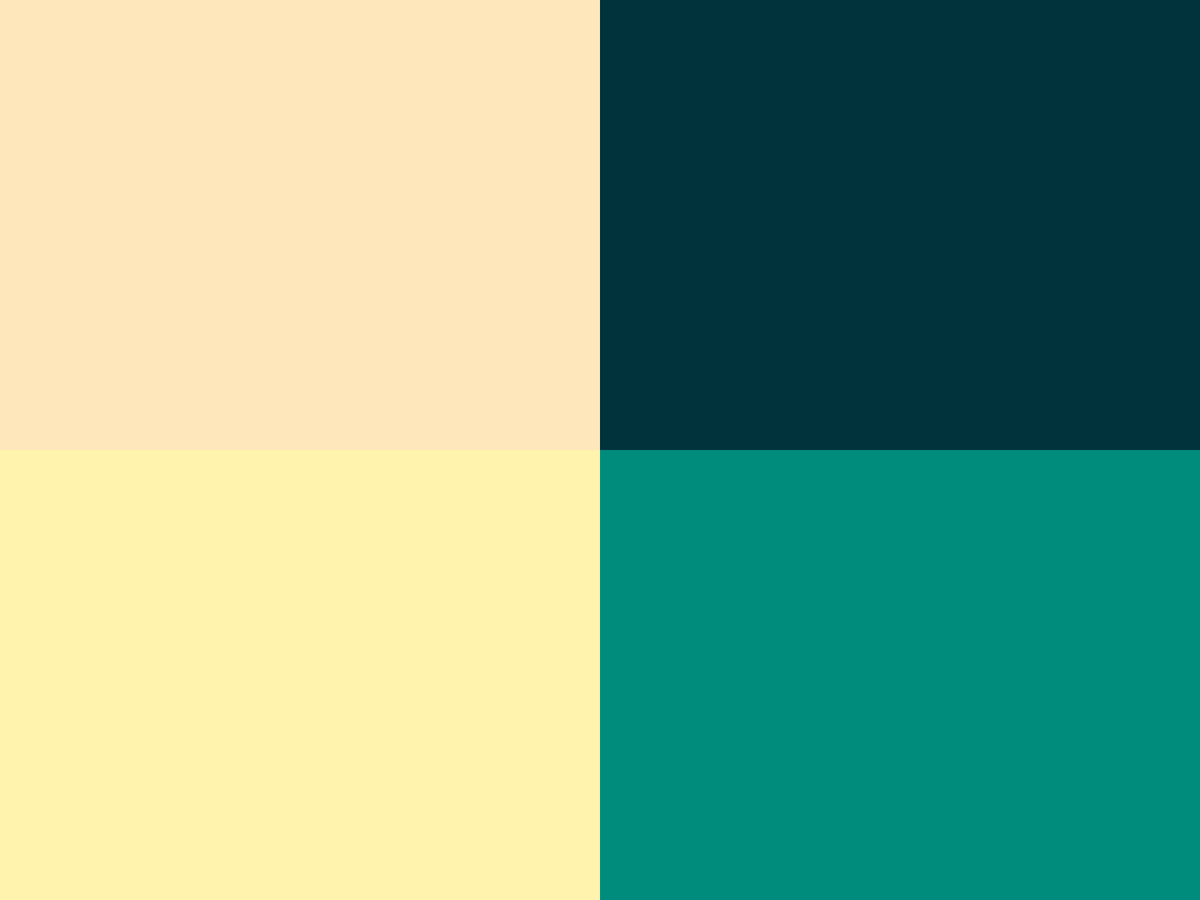
Frame 1 (no input)
Frame 60 (the mouse pressed at the canvas centre just before this capture): identical to frame 1, image omitted
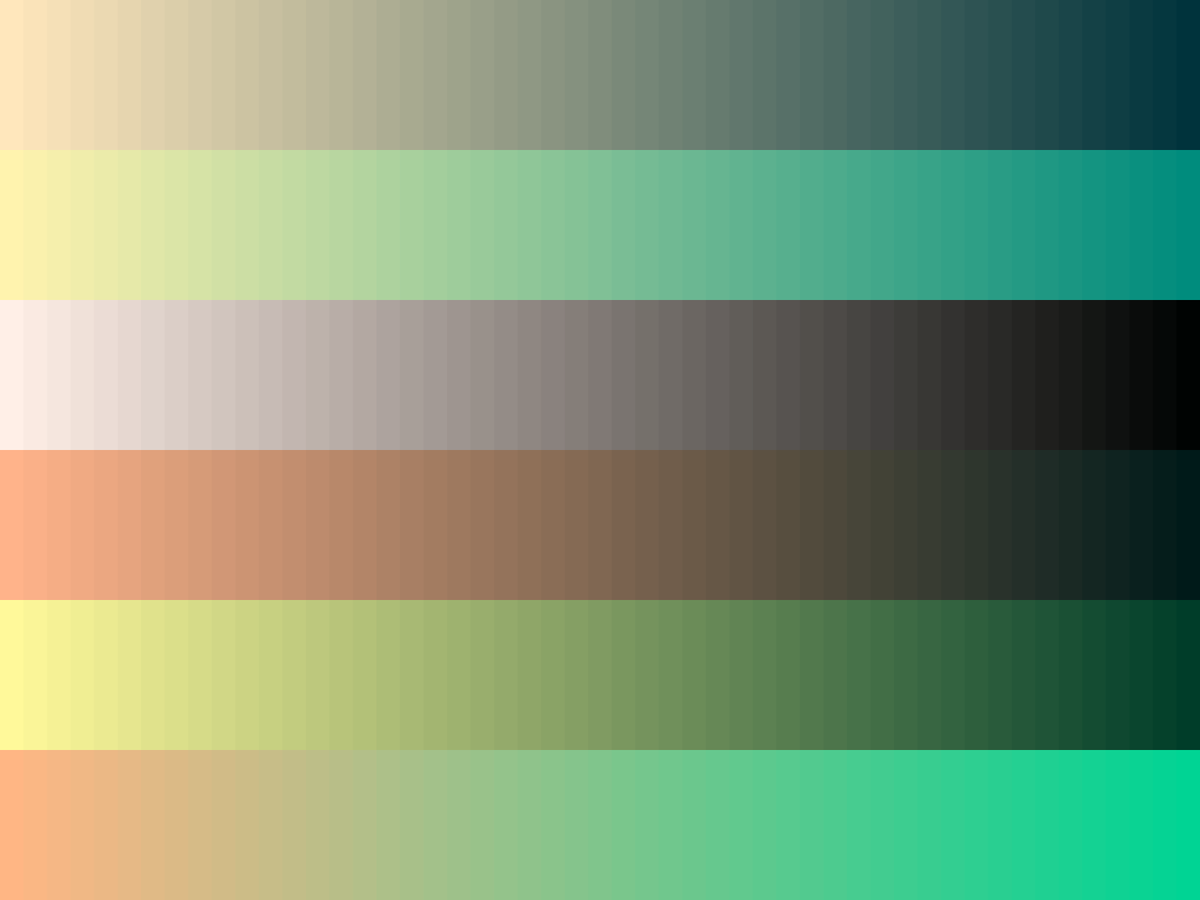
Frame 120 (the mouse held since frame 60 and released just before this capture)

The Processing sketch that drew these frames (run headless with seeded random() and noise(); from frame 60 on, the mouse is pressed at the canvas centre):

// Processing sketch: sketch_210604g
// ── sketch_210604g.pde

int tileCountX = 2;
int tileCountY = 10;

color[] colorsLeft = new color[tileCountY];
color[] colorsRight = new color[tileCountY];
color[] colors;

void setup() {
  fullScreen();
  colorMode(HSB, 360, 100, 100, 100);
  noStroke();
  shakeColors();
}

void draw() {
  tileCountX = (int) map(mouseX, 0, width, 2, 100);
  tileCountY = (int) map(mouseY, 0, height, 2, 10);
  float tileWidth = width / (float) tileCountX;
  float tileHeight = height / (float) tileCountY;
  color interCol;
  
  colors = new color[tileCountX*tileCountY];
  int i = 0;
  for (int gridY = 0; gridY < tileCountY; gridY++) {
    color col1 = colorsLeft[gridY];
    color col2 = colorsRight[gridY];
    for (int gridX = 0; gridX < tileCountX; gridX++) {
      float amount = map(gridX, 0, tileCountX - 1, 0, 1);
      colorMode(RGB,255,255,255,255);
      interCol = lerpColor(col1,col2, amount); 
      colorMode(HSB,360,100,100,100);
      fill(interCol);
      float posX = tileWidth*gridX;
      float posY = tileHeight*gridY;
      rect(posX, posY, tileWidth, tileHeight);
      colors[i] = interCol;
      i++;
    }
  } 
}
  


void shakeColors() {
  for (int i=0; i<tileCountY; i++) {
    colorsLeft[i] = color(random(0,60), random(0,100), 100);
    colorsRight[i] = color(random(160,190), 100, random(0, 100));
  }
}

void mouseReleased() {
  shakeColors();
}
